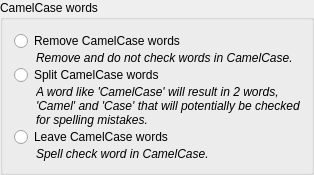
        <widget class="QGroupBox" name="groupBox_5">
         <property name="sizePolicy">
          <sizepolicy hsizetype="Preferred" vsizetype="Maximum">
           <horstretch>0</horstretch>
           <verstretch>0</verstretch>
          </sizepolicy>
         </property>
         <property name="title">
          <string>CamelCase words</string>
         </property>
         <layout class="QFormLayout" name="formLayout_5">
          <property name="fieldGrowthPolicy">
           <enum>QFormLayout::FieldGrowthPolicy::AllNonFixedFieldsGrow</enum>
          </property>
          <property name="verticalSpacing">
           <number>0</number>
          </property>
          <item row="0" column="0" colspan="2">
           <widget class="QRadioButton" name="radioButtonCamelRemove">
            <property name="text">
             <string>Remove CamelCase words</string>
            </property>
           </widget>
          </item>
          <item row="1" column="0">
           <spacer name="horizontalSpacer_9">
            <property name="orientation">
             <enum>Qt::Orientation::Horizontal</enum>
            </property>
            <property name="sizeType">
             <enum>QSizePolicy::Policy::Fixed</enum>
            </property>
            <property name="sizeHint" stdset="0">
             <size>
              <width>16</width>
              <height>0</height>
             </size>
            </property>
           </spacer>
          </item>
          <item row="1" column="1">
           <widget class="QLabel" name="label_18">
            <property name="sizePolicy">
             <sizepolicy hsizetype="Preferred" vsizetype="Ignored">
              <horstretch>0</horstretch>
              <verstretch>0</verstretch>
             </sizepolicy>
            </property>
            <property name="font">
             <font>
              <italic>true</italic>
             </font>
            </property>
            <property name="text">
             <string>Remove and do not check words in CamelCase.</string>
            </property>
            <property name="wordWrap">
             <bool>true</bool>
            </property>
           </widget>
          </item>
          <item row="2" column="0" colspan="2">
           <widget class="QRadioButton" name="radioButtonCamelSplit">
            <property name="text">
             <string>Split CamelCase words</string>
            </property>
           </widget>
          </item>
          <item row="3" column="0">
           <spacer name="horizontalSpacer_10">
            <property name="orientation">
             <enum>Qt::Orientation::Horizontal</enum>
            </property>
            <property name="sizeType">
             <enum>QSizePolicy::Policy::Fixed</enum>
            </property>
            <property name="sizeHint" stdset="0">
             <size>
              <width>16</width>
              <height>0</height>
             </size>
            </property>
           </spacer>
          </item>
          <item row="3" column="1">
           <widget class="QLabel" name="label_20">
            <property name="sizePolicy">
             <sizepolicy hsizetype="Preferred" vsizetype="Ignored">
              <horstretch>0</horstretch>
              <verstretch>0</verstretch>
             </sizepolicy>
            </property>
            <property name="font">
             <font>
              <italic>true</italic>
             </font>
            </property>
            <property name="text">
             <string>A word like 'CamelCase' will result in 2 words, 'Camel' and 'Case' that will potentially be checked for spelling mistakes.</string>
            </property>
            <property name="wordWrap">
             <bool>true</bool>
            </property>
           </widget>
          </item>
          <item row="4" column="0" colspan="2">
           <widget class="QRadioButton" name="radioButtonCamelLeave">
            <property name="text">
             <string>Leave CamelCase words</string>
            </property>
           </widget>
          </item>
          <item row="5" column="0">
           <spacer name="horizontalSpacer_11">
            <property name="orientation">
             <enum>Qt::Orientation::Horizontal</enum>
            </property>
            <property name="sizeType">
             <enum>QSizePolicy::Policy::Fixed</enum>
            </property>
            <property name="sizeHint" stdset="0">
             <size>
              <width>16</width>
              <height>0</height>
             </size>
            </property>
           </spacer>
          </item>
          <item row="5" column="1">
           <widget class="QLabel" name="label_22">
            <property name="sizePolicy">
             <sizepolicy hsizetype="Preferred" vsizetype="Ignored">
              <horstretch>0</horstretch>
              <verstretch>0</verstretch>
             </sizepolicy>
            </property>
            <property name="font">
             <font>
              <italic>true</italic>
             </font>
            </property>
            <property name="text">
             <string>Spell check word in CamelCase. </string>
            </property>
            <property name="wordWrap">
             <bool>true</bool>
            </property>
           </widget>
          </item>
         </layout>
        </widget>
